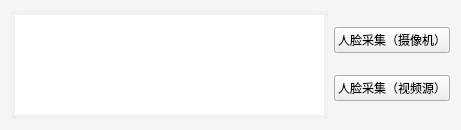
<?xml version="1.0" encoding="UTF-8"?>
<ui version="4.0">
 <class>Collect_Face</class>
 <widget class="QWidget" name="Collect_Face">
  <property name="geometry">
   <rect>
    <x>0</x>
    <y>0</y>
    <width>461</width>
    <height>130</height>
   </rect>
  </property>
  <property name="windowTitle">
   <string>Form</string>
  </property>
  <property name="styleSheet">
   <string notr="true">#Collect_Face{
background:rgb(245,245,245)
}</string>
  </property>
  <layout class="QGridLayout" name="gridLayout">
   <item row="0" column="0">
    <widget class="QTextBrowser" name="textBrowser">
     <property name="autoFillBackground">
      <bool>true</bool>
     </property>
     <property name="styleSheet">
      <string notr="true">#textBrowser{
	 border-style:outset;
                     border-width:4px;
                     border-radius:10px;
                     border-color:rgba(255,255,255,30);
font-size:16px;
}

</string>
     </property>
    </widget>
   </item>
   <item row="0" column="1">
    <layout class="QVBoxLayout" name="verticalLayout">
     <item>
      <widget class="QPushButton" name="collect">
       <property name="styleSheet">
        <string notr="true">QPushButton{

                     background-color:rgba(255,165,0);
                     border-style:outset;
                     border-width:6px;
                     border-radius:10px;
                     border-color:rgba(255,255,255,30);
                     font:bold 10px;
                     color:rgba(0,0,0,100);
                     padding:6px;
color:white;

font-size:16px;
font-family:'微软雅黑'
                     }


                     QPushButton:pressed{
                     background-color:rgba(100,255,100,200);
                     border-color:rgba(255,255,255,30);
                     border-style:inset;
                     color:rgba(0,0,0,100);
                     }
 
                     QPushButton:hover{
                     background-color:rgba(100,255,100,100);
                     border-color:rgba(255,255,255,200);
                     color:rgba(0,0,0,200);&quot;
                     }
                    </string>
       </property>
       <property name="text">
        <string>人脸采集（摄像机）</string>
       </property>
      </widget>
     </item>
     <item>
      <widget class="QPushButton" name="pushButton">
       <property name="styleSheet">
        <string notr="true">QPushButton{

                     background-color:rgba(255,165,0);
                     border-style:outset;
                     border-width:6px;
                     border-radius:10px;
                     border-color:rgba(255,255,255,30);
                     font:bold 10px;
                     color:rgba(0,0,0,100);
                     padding:6px;
color:white;

font-size:16px;
font-family:'微软雅黑'
                     }


                     QPushButton:pressed{
                     background-color:rgba(100,255,100,200);
                     border-color:rgba(255,255,255,30);
                     border-style:inset;
                     color:rgba(0,0,0,100);
                     }
 
                     QPushButton:hover{
                     background-color:rgba(100,255,100,100);
                     border-color:rgba(255,255,255,200);
                     color:rgba(0,0,0,200);&quot;
                     }
                    </string>
       </property>
       <property name="text">
        <string>人脸采集（视频源）</string>
       </property>
      </widget>
     </item>
    </layout>
   </item>
  </layout>
 </widget>
 <resources/>
 <connections/>
</ui>
